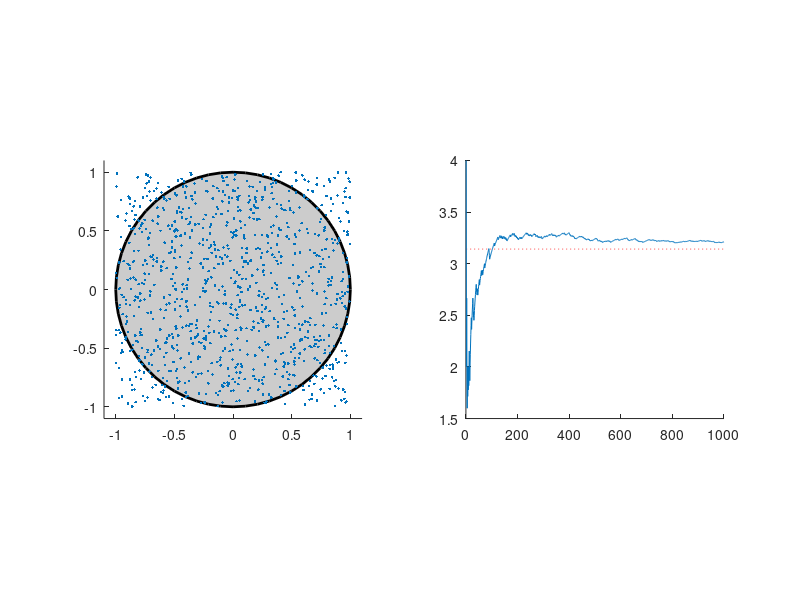

MATLAB code for this plot:
%% Monte Carlo Simulation
clc
n = 1000;
x = rand(1,n)*2-1;
y = rand(1,n)*2-1;
N = (x.^2+y.^2)<=1;
% a = [ 1 2 3 4 5 6];
% b = mod(a,2)==0; % retrieves logical matrix
N_prob = cumsum(N)./[1:n];

% left plot
subplot(1, 2, 1);
hold on

  % circle
rectangle ('Position', [-1,-1,2,2],...
           'Curvature', [1,1],...
           'EdgeColor', 'k',...
           'LineWidth', 2,...
           'FaceColor', [0.8 0.8 0.8])

  % dots
scatter(x,y,'.r');
axis('equal',...
    [-1.1, 1.1, -1.1, 1.1]);

% right plot
subplot(1, 2, 2);
hold on;

  % pi horizontal line
line([1 n],[pi,pi],...
    'Color', [1,0.3,0.3],...
    'LineStyle', ':');

  % cumulative probability
plot(N_prob.*4); 
axis('square');